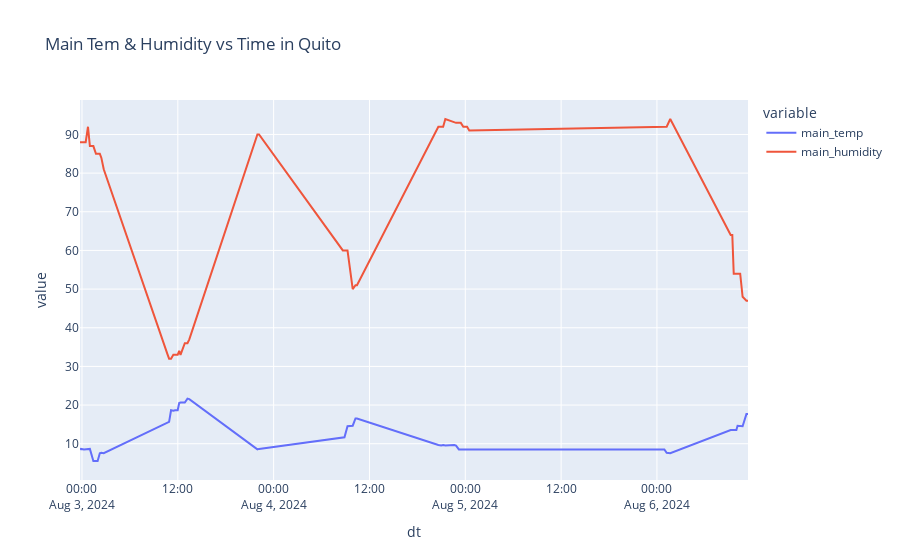

Notebook code cell kept with this figure:
### Code cell
import plotly_express as px
fig = px.line(df_etl, x='dt', y=['main_temp', 'main_humidity'], title=f"Main Tem & Humidity vs Time in {next(iter(set(df_etl.name)))}")
fig.show()
